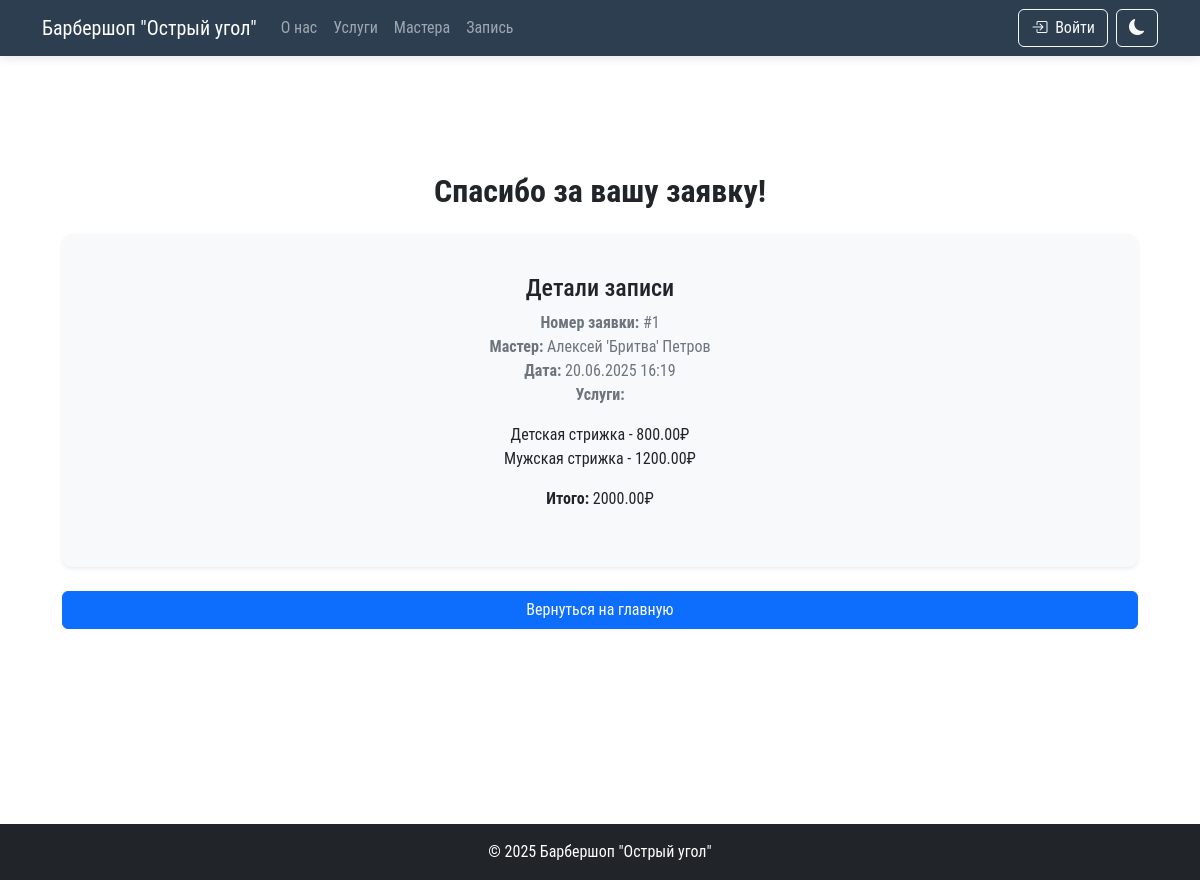
Screenshot of /thanks/1/ with the database file from the repository.
### core/models.py (models this page shows, shortened)
class Order(models.Model):
    STATUS_NEW = 'new'
    STATUS_CONFIRMED = 'confirmed'
    STATUS_COMPLETED = 'completed'
    STATUS_CANCELLED = 'cancelled'
    STATUS_CHOICES = [
        (STATUS_NEW, 'Новая'),
        (STATUS_CONFIRMED, 'Подтвержденная'),
        (STATUS_COMPLETED, 'Выполненная'),
        (STATUS_CANCELLED, 'Отмененная'),
    ]
    client_name = models.CharField(
        max_length=100,
        verbose_name="Имя клиента"
    )
    phone = models.CharField(
        max_length=20,
        verbose_name="Телефон",
        blank=True,
        null=True
    )
    date = models.DateTimeField(verbose_name="Дата и время записи")
    master = models.ForeignKey(
        Master,
        on_delete=models.CASCADE,
        verbose_name="Мастер"
    )
    services = models.ManyToManyField(
        Service,
        verbose_name="Услуги"
    )
    status = models.CharField(
        max_length=10,
        choices=STATUS_CHOICES,
        default=STATUS_NEW,
        verbose_name="Статус"
    )
    created_at = models.DateTimeField(
        auto_now_add=True,
        verbose_name="Дата создания"
    )
    class Meta:
        verbose_name = "Запись"
        verbose_name_plural = "Записи"
        ordering = ['-date']

class Master(models.Model):
    name = models.CharField(max_length=150, verbose_name="Имя")
    photo = models.ImageField(
        upload_to='masters/',
        verbose_name="Фотография"
    )
    phone = models.CharField(max_length=20, verbose_name="Телефон")
    description = models.TextField(verbose_name="Описание", blank=True)
    instagram = models.CharField(
        max_length=50,
        verbose_name="Instagram",
        blank=True
    )
    experience = models.PositiveIntegerField(
        verbose_name="Стаж (лет)",
        default=0
    )
    services = models.ManyToManyField(
        Service,
        related_name='masters',
        verbose_name="Услуги"
    )
    is_active = models.BooleanField(
        default=True,
        verbose_name="Активен"
    )
    class Meta:
        verbose_name = "Мастер"
        verbose_name_plural = "Мастера"
        ordering = ['name']

class Service(models.Model):
    name = models.CharField(max_length=200, verbose_name="Название")
    description = models.TextField(blank=True, verbose_name="Описание")
    price = models.DecimalField(
        max_digits=7,
        decimal_places=2,
        validators=[MinValueValidator(100)],
        verbose_name="Цена"
    )
    duration = models.PositiveIntegerField(
        verbose_name="Длительность (мин)",
        default=30
    )
    is_popular = models.BooleanField(
        default=False,
        verbose_name="Популярная услуга"
    )
    image = models.ImageField(
        upload_to='services/',
        blank=True,
        null=True,
        verbose_name="Изображение"
    )
    class Meta:
        verbose_name = "Услуга"
        verbose_name_plural = "Услуги"
        ordering = ['name']

### core/views.py (the view)
# urls.py: path('thanks/<int:order_id>/', views.thanks, name='thanks'),
def thanks(request, order_id):
    order = get_object_or_404(Order, id=order_id)
    return render(request, 'core/thanks.html', {
        'order': order,
        'services': order.services.all(),
        'total_price': sum(service.price for service in order.services.all())
    })

### core/context_processors.py (called while the page is built)
def nav_links(request):
    return {
        'nav_links': [
            {'url': '#about', 'name': 'О нас'},
            {'url': '#services', 'name': 'Услуги'},
            {'url': '#masters', 'name': 'Мастера'},
            {'url': '#booking', 'name': 'Запись'},
        ],
        'staff_links': [
            {'url': '/orders/', 'name': 'Заявки'},
        ]
    }

### templates/core/thanks.html
{% extends 'base.html' %}
{% load static %}
{% block content %}
<section class="container thank-you-message text-center mt-5">
    <h2>Спасибо за вашу заявку!</h2>
    <div class="card shadow-sm p-4 mb-4">
        <div class="card-body">
            <h4 class="card-title">Детали записи</h4>
            <p class="card-text">
                <strong>Номер заявки:</strong> #{{ order.id }}<br>
                <strong>Мастер:</strong> {{ order.master.name }}<br>
                <strong>Дата:</strong> {{ order.date|date:"d.m.Y H:i" }}<br>
                <strong>Услуги:</strong>
                <ul class="list-unstyled">
                    {% for service in services %}
                    <li>{{ service.name }} - {{ service.price }}₽</li>
                    {% endfor %}
                </ul>
                <strong>Итого:</strong> {{ total_price }}₽
            </p>
        </div>
    </div>
    <a href="{% url 'landing' %}" class="btn btn-primary mt-3">Вернуться на главную</a>
</section>
{% endblock %}

### static/css/main.css (style rules this page uses)
body { font-family: 'Roboto Condensed', sans-serif; padding-top: 56px; min-height: 100vh; transition: background-color 0.3s ease, color 0.3s ease; background-color: #ffffff; color: #212529; }
.card { background-color: #f8f9fa; border: none; border-radius: 10px; box-shadow: 0 5px 15px rgba(0,0,0,0.1); transition: all 0.3s ease; margin-bottom: 20px; }
.card-body .card-text { color: #6c757d; transition: color 0.3s ease; }
h2 { transition: color 0.3s ease; font-weight: bold; margin-bottom: 1.5rem; }
.btn-primary, .btn-sm { display: flex; justify-content: center; align-items: center; transition: all 0.3s ease; }

### rows the page displays
Order: id "1", master.name "Алексей 'Бритва' Петров", date "20.06.2025 16:19"
Service: name "Детская стрижка", price "800.00"
Service: name "Мужская стрижка", price "1200.00"

### other values shown
{{ total_price }} "2000.00"
